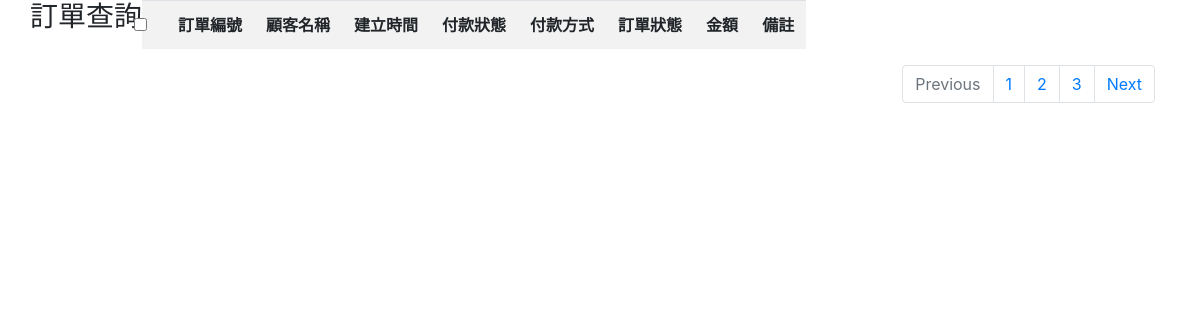
/pages/order/order.php, run on an earlier commit of the app's database.
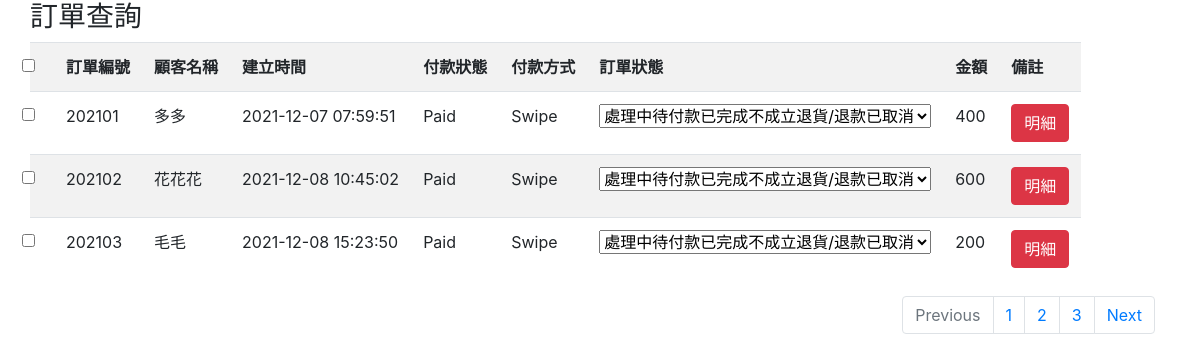
And on a later commit of the database.
### tables this page shows
CREATE TABLE `order_tracking` (
  `id` int(6) NOT NULL,
  `order-num` int(6) NOT NULL,
  `user-id` varchar(20) NOT NULL,
  `date` datetime NOT NULL,
  `payment-status` varchar(10) NOT NULL,
  `payment-method` varchar(10) NOT NULL,
  `order-status` varchar(20) NOT NULL,
  `sum` varchar(10) NOT NULL
);

### pages/order/order.php (the view, shortened to what this page needs)
<?php
require_once "../../components/pdo-connect.php";
$sqlorder = "SELECT * FROM order_tracking";
$stmt = $db_host->prepare($sqlorder);
try {
    $stmt->execute();
    $rowsOrder = $stmt->fetchAll(PDO::FETCH_ASSOC);
} catch (PDOException $e) {
    echo $e->getMessage();
}
?>
<!doctype html>
<html lang="en">
<head>
    <link rel="stylesheet" href="https://stackpath.bootstrapcdn.com/bootstrap/4.3.1/css/bootstrap.min.css">
</head>
<body>
    <div class="container">
        <div class="row">
            <h3>訂單查詢</h3>
            <div>
                <table class="table table-striped table-hover">
                    <tr>
                        <th><input class="form-check-input" type="checkbox" id="checkboxNoLabel" value="" aria-label="..."></th>
                        <th>訂單編號</th>
                        <th>顧客名稱</th>
                        <th>建立時間</th>
                        <th>付款狀態</th>
                        <th>付款方式</th>
                        <th>訂單狀態</th>
                        <th>金額</th>
                        <th>備註</th>
                    </tr>
                    <?php
                    foreach ($rowsOrder as $value) :
                    ?>
                        <tr>
                            <td><input class="form-check-input" type="checkbox" id="checkboxNoLabel" value="" aria-label="..."></td>
                            <td><?= $value["order-num"] ?></td>
                            <td><?=
                                $value["user-id"] ?></td>
                            <td><?= $value["date"] ?></td>
                            <td><?= $value["payment-status"] ?></td>
                            <td><?= $value["payment-method"] ?></td>
                            <td>
                                <select>
                                    <option><?= $value["order-status"] ?></option>
                                </select>
                            </td>
                            <td><?= $value["sum"] ?></td>
                            <td>
                                <div class="btn-group" role="group" aria-label="Basic mixed styles example">
                                    <a href="./order-details.php" class="btn btn-danger">明細</a>
                                </div>
                            </td>
                        </tr>
                    <?php endforeach; ?>
                </table>
            </div>
        </div>
        <nav aria-label="Page navigation example">
            <ul class="pagination justify-content-end">
                <li class="page-item disabled">
                    <a class="page-link">Previous</a>
                </li>
                <li class="page-item"><a class="page-link" href="#">1</a></li>
                <li class="page-item"><a class="page-link" href="#">2</a></li>
                <li class="page-item"><a class="page-link" href="#">3</a></li>
                <li class="page-item">
                    <a class="page-link" href="#">Next</a>
                </li>
            </ul>
        </nav>
    </div>
</body>
</html>

### pages/order/order.php (style rules this page uses)
a:link { text-decoration: none; }

What changed in the data, as far as the page shows it:
added order_tracking: value "202101", value "多多", date "2021-12-07 07:59:51", value "Paid", value "Swipe", value "處理中待付款已完成不成立退貨/退款已取消", sum "400"
added order_tracking: value "202102", value "花花花", date "2021-12-08 10:45:02", value "Paid", value "Swipe", value "處理中待付款已完成不成立退貨/退款已取消", sum "600"
added order_tracking: value "202103", value "毛毛", date "2021-12-08 15:23:50", value "Paid", value "Swipe", value "處理中待付款已完成不成立退貨/退款已取消", sum "200"
